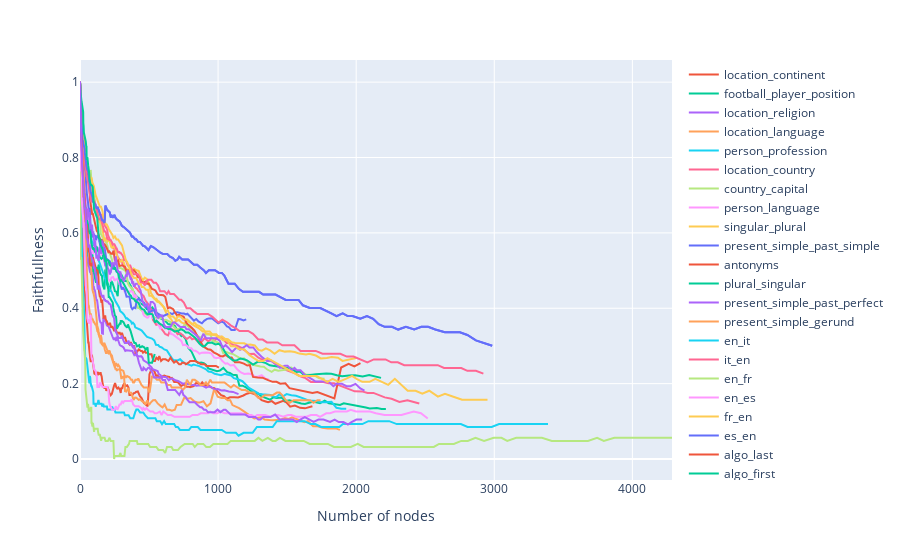

Notebook code for this chart:
### Code cell
import plotly.express as px

# first_task = "location_continent"

# faithfulness_task = result_dict[(first_task, first_task)]["faithfullness"]
# n_nodes_task = result_dict[(first_task, first_task)]["n_nodes_counts"]


fig = px.line(x=[max(n_nodes_task) - x for x in n_nodes_task], y=faithfulness_task)

for second_task in task_names:
    # if second_task == "person_profession":
    #     continue
    faithfulness_second = result_dict[(second_task, second_task)]["faithfullness"]
    n_nodes_second = result_dict[(second_task, second_task)]["n_nodes_counts"]
    fig.add_scatter(x=[max(n_nodes_second) - x for x in n_nodes_second], y=faithfulness_second, name=second_task)

# fig.add_scatter(x=[max(n_nodes_second) - x for x in n_nodes_second], y=faithfulness_second)

fig.update_xaxes(title="Number of nodes")
fig.update_yaxes(title="Faithfullness")

fig

### Figure 1 — Plotly figure (JSON) as saved in the notebook; plotly's stock layout.template omitted (floating-point values rounded to 4 significant figures; data arrays with more than 128 entries replaced by an {"elided": "..."} marker saying what was removed)
{"data": [{"hovertemplate": "x=%{x}<br>y=%{y}<extra></extra>", "legendgroup": "", "line": {"color": "#636efa", "dash": "solid"}, "marker": {"symbol": "circle"}, "mode": "lines", "name": "", "orientation": "v", "showlegend": false, "type": "scatter", "x": {"elided": "300 int values"}, "xaxis": "x", "y": {"elided": "300 float values"}, "yaxis": "y"}, {"name": "location_continent", "type": "scatter", "x": {"elided": "300 int values"}, "y": {"elided": "300 float values"}}, {"name": "football_player_position", "type": "scatter", "x": {"elided": "300 int values"}, "y": {"elided": "300 float values"}}, {"name": "location_religion", "type": "scatter", "x": {"elided": "300 int values"}, "y": {"elided": "300 float values"}}, {"name": "location_language", "type": "scatter", "x": {"elided": "300 int values"}, "y": {"elided": "300 float values"}}, {"name": "person_profession", "type": "scatter", "x": {"elided": "300 int values"}, "y": {"elided": "300 float values"}}, {"name": "location_country", "type": "scatter", "x": {"elided": "300 int values"}, "y": {"elided": "300 float values"}}, {"name": "country_capital", "type": "scatter", "x": {"elided": "300 int values"}, "y": {"elided": "300 float values"}}, {"name": "person_language", "type": "scatter", "x": {"elided": "300 int values"}, "y": {"elided": "300 float values"}}, {"name": "singular_plural", "type": "scatter", "x": {"elided": "300 int values"}, "y": {"elided": "300 float values"}}, {"name": "present_simple_past_simple", "type": "scatter", "x": {"elided": "300 int values"}, "y": {"elided": "300 float values"}}, {"name": "antonyms", "type": "scatter", "x": {"elided": "300 int values"}, "y": {"elided": "300 float values"}}, {"name": "plural_singular", "type": "scatter", "x": {"elided": "300 int values"}, "y": {"elided": "300 float values"}}, {"name": "present_simple_past_perfect", "type": "scatter", "x": {"elided": "300 int values"}, "y": {"elided": "300 float values"}}, {"name": "present_simple_gerund", "type": "scatter", "x": {"elided": "300 int values"}, "y": {"elided": "300 float values"}}, {"name": "en_it", "type": "scatter", "x": {"elided": "300 int values"}, "y": {"elided": "300 float values"}}, {"name": "it_en", "type": "scatter", "x": {"elided": "300 int values"}, "y": {"elided": "300 float values"}}, {"name": "en_fr", "type": "scatter", "x": {"elided": "300 int values"}, "y": {"elided": "300 float values"}}, {"name": "en_es", "type": "scatter", "x": {"elided": "300 int values"}, "y": {"elided": "300 float values"}}, {"name": "fr_en", "type": "scatter", "x": {"elided": "300 int values"}, "y": {"elided": "300 float values"}}, {"name": "es_en", "type": "scatter", "x": {"elided": "300 int values"}, "y": {"elided": "300 float values"}}, {"name": "algo_last", "type": "scatter", "x": {"elided": "300 int values"}, "y": {"elided": "300 float values"}}, {"name": "algo_first", "type": "scatter", "x": {"elided": "300 int values"}, "y": {"elided": "300 float values"}}, {"name": "algo_second", "type": "scatter", "x": {"elided": "300 int values"}, "y": {"elided": "300 float values"}}], "layout": {"legend": {"tracegroupgap": 0}, "margin": {"t": 60}, "xaxis": {"anchor": "y", "domain": [0, 1], "title": {"text": "Number of nodes"}}, "yaxis": {"anchor": "x", "domain": [0, 1], "title": {"text": "Faithfullness"}}}}
